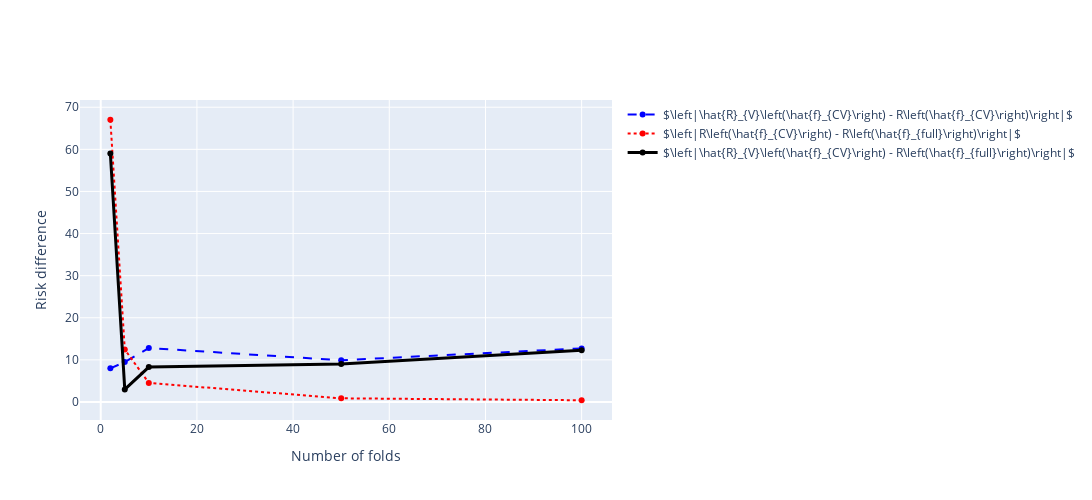

This figure's notebook cell:
### Markdown cell above
When choosing the number of cross-validation (CV) folds, we have to be aware of a trade-off that is illustrated in the figure below.

Let's assume that we perform $K$-fold CV and we use a data set $D$, with $n$ labeled samples. Let us denote by $D_T$ the $(K-1)$ splits that we use for training and by $D_V$ the split that we use for validation. We can choose $K$ such splits and we denote them as $D_T^{(k)}$ and $D_V^{(k)}$ for $k \in \{1, ..., K\}$. The cardinals of these sets are $\frac{n(K-1)}{K}$ and $\frac{n}{K}$ respectively.

On the one hand, we want to have enough samples in the training subset $D_T$ in order a good prediction function. If $K$ is too small, then $|D_T| << |D|$ and by training on $D_T$ we obtain an estimator that is much worse than what we could have gotten, had we trained on the whole labeled set $D$ (red line below).

On the other hand, we want to have a large enough validation split, such that the validation empirical risk is a good estimate of the population risk of a prediction function. This happens if $K$ is too large (blue line below).

We assume the following notation:

- Empirical CV risk computed on the validation set: $\hat{R}_{CV}(f):= \frac{1}{K} \sum_{k=1}^K \left( \frac{1}{\left|D_V^{(k)}\right|} \sum_{(x_i, y_i)\in D_V^{(k)}} \left(y_i - f(x_i)\right)^2 \right)$
- Population risk: $R(f) := \mathbb{E}_{x, y} \left(y - f(x)\right)^2$
- Average population risk of CV estimators: $R_{CV}(\hat{f}_{CV}) := \frac{1}{K} \sum_{k=1}^K \left( \mathbb{E}_{x, y} \left(y - \hat{f}_{CV}\left(x; D_T^{(k)}\right)\right)^2 \right)$, where the notation $\hat{f}_{CV}\left(x; D_T^{(k)}\right)$ indicates that the estimator has been trained on the $D_T^{(k)}$
- Linear regression estimator trained on the whole labeled set: $\hat{f}_{full} := \text{argmin}_f \frac{1}{\left| D \right|} \sum_{(x_i, y_i)\in D} \left(y_i - f(x_i)\right)^2$
- Linear regression estimator trained on the training subset $D_T$: $\hat{f}_{CV} := \text{argmin}_f \frac{1}{\left| D_T \right|} \sum_{(x_i, y_i)\in D_T} \left(y_i - f(x_i)\right)^2$

### Code cell
num_runs = 1

def get_risks_for_kfold_cv(Ks):
  n = 400
  d = 100
  noise_sigma = 10
  snr = 1

  X, y, beta_star, Sigma = generate_data(n=n, d=d, snr=snr, noise_sigma=noise_sigma, seed=99)

  lin_reg_full_set = LinearRegression(fit_intercept=False)
  lin_reg_full_set.fit(X, y)
  lin_reg_full_population_risk = compute_population_risk(beta_star, lin_reg_full_set.coef_, noise_sigma, Sigma)

  pop_risks, validation_risks = [], []
  for K in Ks:
    curr_K_pop_risks, curr_K_cv_risks = [], []
    kf = KFold(n_splits=K)
    for train_index, valid_index in kf.split(X):
      lin_reg = LinearRegression(fit_intercept=False)
      lin_reg.fit(X[train_index], y[train_index])
      curr_K_pop_risks.append(compute_population_risk(beta_star, lin_reg.coef_, noise_sigma, Sigma))
      curr_K_cv_risks.append(compute_empirical_risk(lin_reg.coef_, X[valid_index], y[valid_index]))
    pop_risks.append(np.array(curr_K_pop_risks).mean())
    validation_risks.append(np.array(curr_K_cv_risks).mean())

  pop_risks = np.array(pop_risks)
  validation_risks = np.array(validation_risks)
  return {
      "valid_vs_pop_risk": np.fabs(validation_risks - pop_risks),
      "full_vs_cv_pop_risk": np.fabs(pop_risks - lin_reg_full_population_risk),
      "valid_cv_risk_vs_full_pop_risk": np.fabs(validation_risks - lin_reg_full_population_risk),
  }

Ks = [2, 5, 10, 50, 100]
aggregated_results = repeat_experiment(num_runs, get_risks_for_kfold_cv, {"Ks": Ks})

fig = go.Figure()
# Validation risk vs Population risk.
fig.add_trace(go.Scatter(x=Ks, y=aggregated_results["valid_vs_pop_risk"], line_dash="dash", marker_color="blue",
                         name=r"$\left|\hat{R}_{CV}\left(\hat{f}_{CV}\right) - R_{CV}\left(\hat{f}_{CV}\right)\right|$"))
# Full set estimator vs CV estimator (pop. risk).
fig.add_trace(go.Scatter(x=Ks, y=aggregated_results["full_vs_cv_pop_risk"], line_dash="dot", marker_color="red",
                         name=r"$\left|R_{CV}\left(\hat{f}_{CV}\right) - R\left(\hat{f}_{full}\right)\right|$"))
# Validation risk of CV estimator vs Population risk of full set estimator.
fig.add_trace(go.Scatter(x=Ks, y=aggregated_results["valid_cv_risk_vs_full_pop_risk"], marker_color="black", line_width=3, 
                         name=r"$\left|\hat{R}_{V}\left(\hat{f}_{CV}\right) - R\left(\hat{f}_{full}\right)\right|$"))

fig.update_layout(
  height=figure_height,
  width=figure_width,
  yaxis_title="Risk difference",
  xaxis_title="Number of folds",
)
fig.show()

### Figure 1 — Plotly figure (JSON) as saved in the notebook; plotly's stock layout.template omitted (floating-point values rounded to 4 significant figures)
{"data": [{"line": {"dash": "dash"}, "marker": {"color": "blue"}, "name": "$\\left|\\hat{R}_{V}\\left(\\hat{f}_{CV}\\right) - R\\left(\\hat{f}_{CV}\\right)\\right|$", "type": "scatter", "x": [2, 5, 10, 50, 100], "y": [7.994, 9.491, 12.81, 9.915, 12.73]}, {"line": {"dash": "dot"}, "marker": {"color": "red"}, "name": "$\\left|R\\left(\\hat{f}_{CV}\\right) - R\\left(\\hat{f}_{full}\\right)\\right|$", "type": "scatter", "x": [2, 5, 10, 50, 100], "y": [67.03, 12.47, 4.52, 0.8685, 0.4107]}, {"line": {"width": 3}, "marker": {"color": "black"}, "name": "$\\left|\\hat{R}_{V}\\left(\\hat{f}_{CV}\\right) - R\\left(\\hat{f}_{full}\\right)\\right|$", "type": "scatter", "x": [2, 5, 10, 50, 100], "y": [59.03, 2.975, 8.287, 9.046, 12.32]}], "layout": {"height": 500, "width": 1200, "xaxis": {"title": {"text": "Number of folds"}}, "yaxis": {"title": {"text": "Risk difference"}}}}
